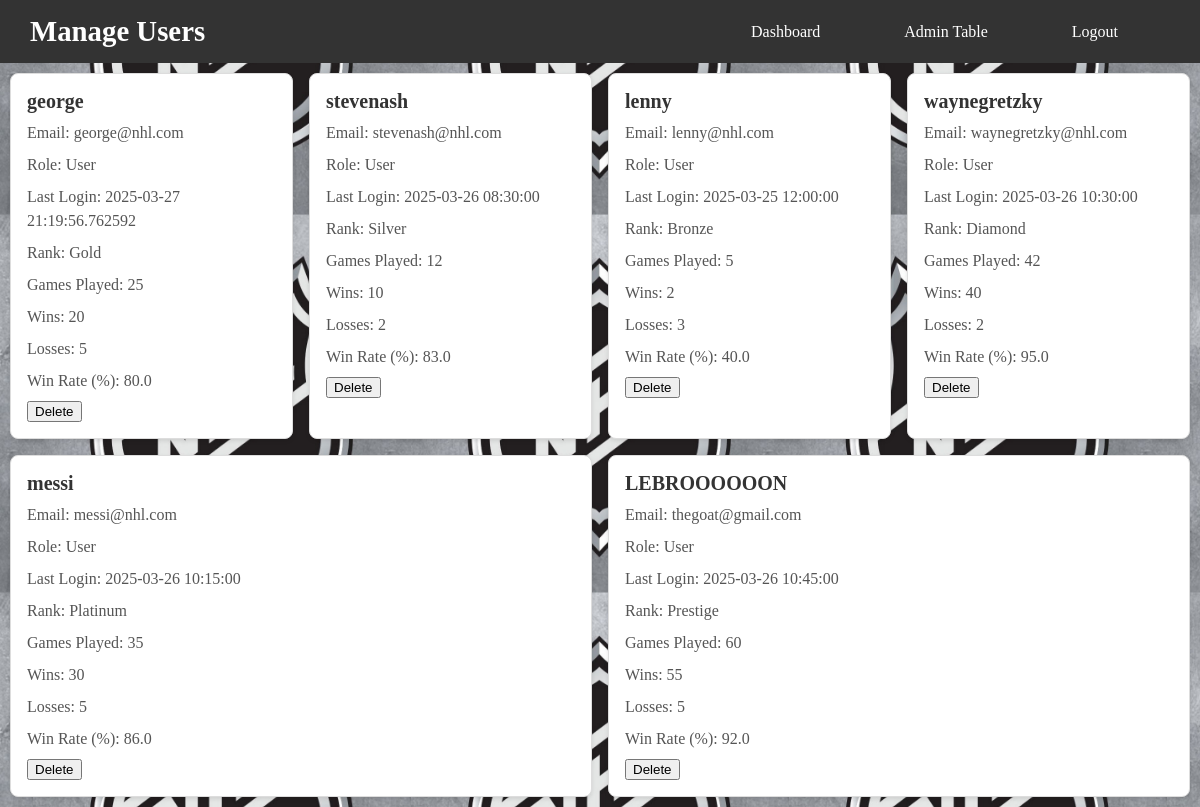
The app's page /manageUsers (signed in), older data.
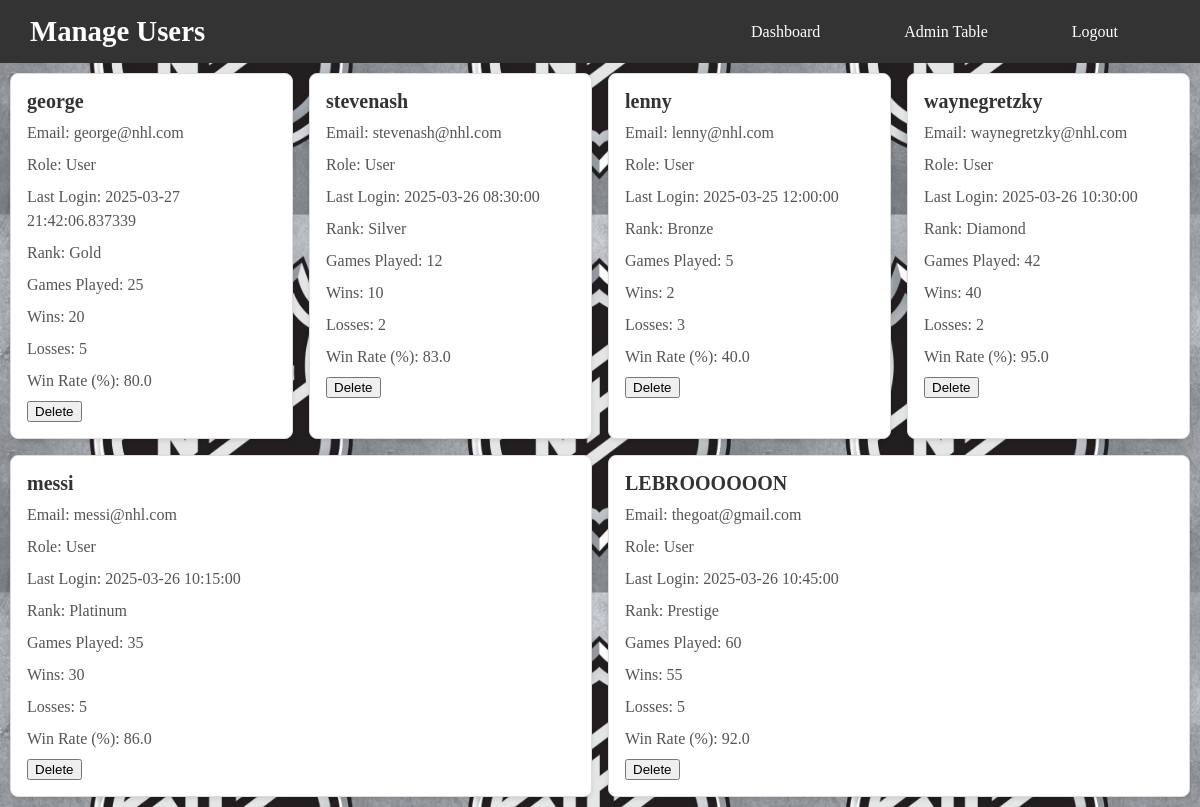
The same page, newer data.
### app/app.py (models this page shows, shortened)
class User(UserMixin, db.Model):
    __tablename__ = 'user'
    id = db.Column(db.Integer, primary_key=True)
    username = db.Column(db.String(80), unique=True, nullable=False)
    password = db.Column(db.String(80), unique=True, nullable=False)
    email = db.Column(db.String(120), unique=True, nullable=False)
    last_login = db.Column(db.DateTime, default=datetime, onupdate=datetime)
    player_rank = db.Column(db.String(50), nullable=False, default="Bronze")
    total_games_played = db.Column(db.Integer, nullable=False, default=0)
    wins = db.Column(db.Integer, nullable=False, default=0)
    losses = db.Column(db.Integer, nullable=False, default=0)
    win_rate = db.Column(db.Float, nullable=False, default=0.0)

### app/app.py (the view)
@app.route("/manageUsers")
@login_required
def manage_users():
    users = User.query.all()
    return render_template("Admin/manageUsers.html", users=users)

### app/app.py (called while the page is built)
@login_manager.user_loader
def load_user(user_id):
    admin_user = Admin.query.get(int(user_id))  # Check if the user is an admin
    if admin_user:
        return admin_user
    user = User.query.get(int(user_id))     # Check if the user is a regular user
    return user

### app/templates/Admin/manageUsers.html (shortened to what this page needs)
<!DOCTYPE html>
<html lang="en">
<head>
    <link href="../static/CSS/pages/adminStyles.css" rel="stylesheet" type="text/css">
    <link href="../static/CSS/pages/index.css" rel="stylesheet" type="text/css">
    <link href="../static/CSS/components/basics.css" rel="stylesheet" type="text/css">
    <link href="../static/CSS/components/container.css" rel="stylesheet" type="text/css">
</head>
<body>
    <header>
        <nav class="navbar">
                <h1>Manage Users</h1>
                <ul class="nav-links">
                    <li><a href="{{ url_for('admin_home') }}">Dashboard</a></li>
                    <li><a href="{{ url_for('admin_table') }}">Admin Table</a></li>
                    <li><a href="{{ url_for('logout') }}">Logout</a></li>
                </ul>
        </nav>
    </header>
    <div class="user-card-container">
        {% for user in users %}
        <div class="user-card">
            <h3>{{ user.username }}</h3>
            <p>Email: {{ user.email }}</p>
            <p>Role: User</p>
            <p>Last Login: {{ user.last_login }}</p>
            <p>Rank: {{ user.player_rank }}</p>
            <p>Games Played: {{ user.total_games_played }}</p>
            <p>Wins: {{ user.wins }}</p>
            <p>Losses: {{ user.losses }}</p>
            <p>Win Rate (%):  {{ user.win_rate }}</p>
            <div class="actions">
                <form action="{{ url_for('delete_user', user_id=user.id) }}" method="POST" style="display:inline;" onsubmit="return confirm('Are you sure you want to delete this user?');">
                    <button type="submit" class="delete">Delete</button>
                </form>
            </div>
        </div>
        {% endfor %}
    </div>
</body>
</html>

Row changes from the older to the newer data that the page shows:
changed User "george": last_login "2025-03-27 21:19:56.762592" → "2025-03-27 21:42:06.837339"
